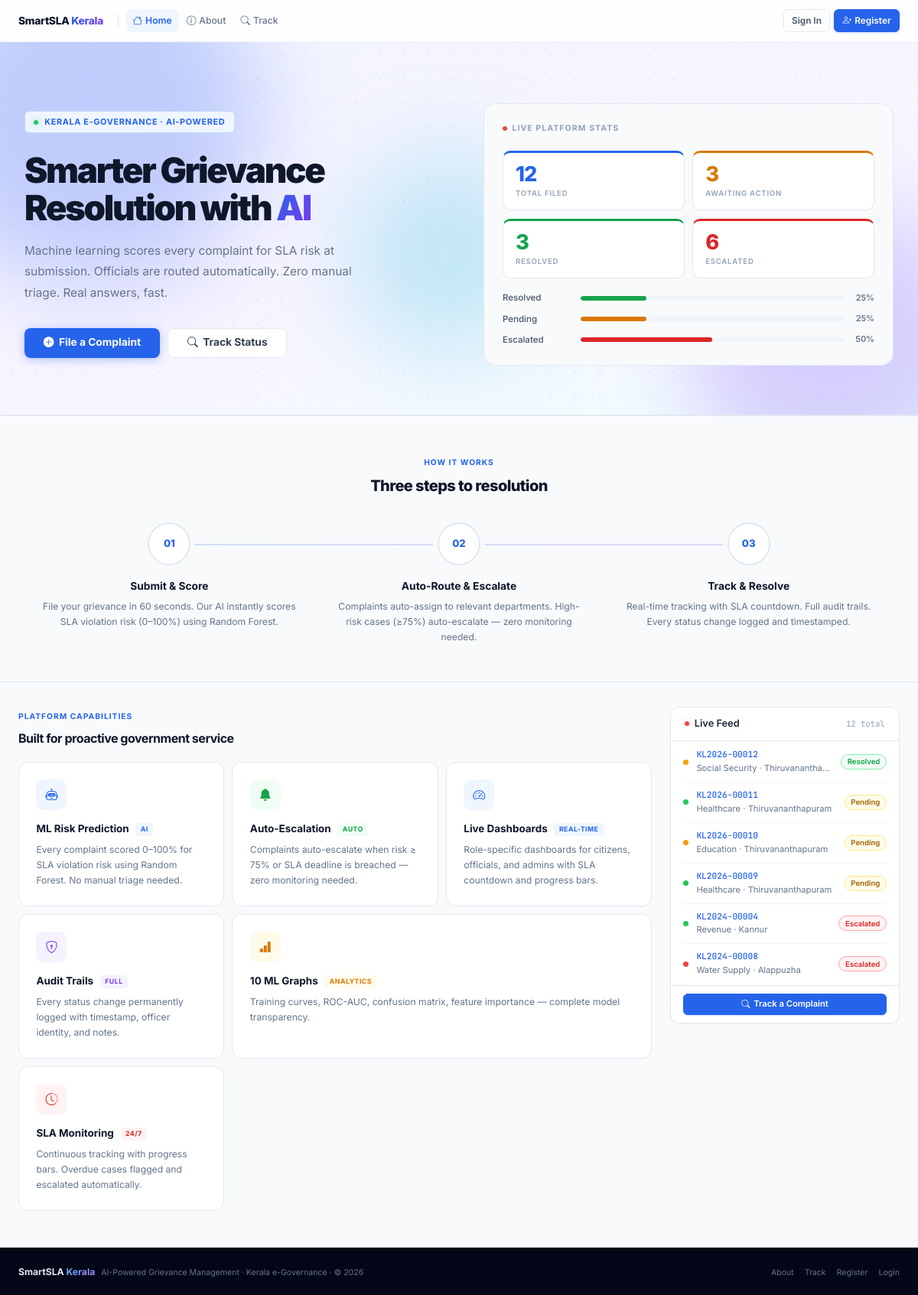
The page / on the database its author committed.
### tables this page shows
CREATE TABLE complaints (
        id INTEGER PRIMARY KEY AUTOINCREMENT,
        complaint_id TEXT UNIQUE,
        user_id INTEGER,
        assigned_to INTEGER,
        category TEXT, department TEXT, priority TEXT,
        district TEXT, description TEXT,
        status TEXT DEFAULT 'Pending',
        sla_threshold INTEGER,
        predicted_days REAL,
        sla_risk_score REAL,
        sla_risk_label TEXT,
        submitted_at TEXT DEFAULT (datetime('now')),
        resolved_at TEXT,
        escalated INTEGER DEFAULT 0,
        escalated_at TEXT,
        resubmission INTEGER DEFAULT 0
    );

### app.py (the view)
@app.route('/')
def index():
    stats = {
        'total':   query_db('SELECT COUNT(*) FROM complaints',one=True)[0],
        'pending': query_db("SELECT COUNT(*) FROM complaints WHERE status='Pending'",one=True)[0],
        'resolved':query_db("SELECT COUNT(*) FROM complaints WHERE status IN ('Resolved','Closed')",one=True)[0],
        'escalated':query_db('SELECT COUNT(*) FROM complaints WHERE escalated=1',one=True)[0],
    }
    recent = wrap(query_db('SELECT * FROM complaints ORDER BY submitted_at DESC LIMIT 6'))
    return render_template('index.html', stats=stats, recent=recent)

### app.py (called while the page is built)
def get_db():
    db = getattr(g, '_database', None)
    if db is None:
        db = g._database = sqlite3.connect(DATABASE)
        db.row_factory = sqlite3.Row
    return db

def query_db(query, args=(), one=False):
    cur = get_db().execute(query, args)
    rv = cur.fetchall()
    return (rv[0] if rv else None) if one else rv

def _parse_dt(s):
    if not s: return None
    for fmt in ('%Y-%m-%d %H:%M:%S','%Y-%m-%dT%H:%M:%S','%Y-%m-%d %H:%M:%S.%f'):
        try: return datetime.strptime(s, fmt)
        except: pass
    return None

### templates/index.html (shortened to what this page needs)
{% extends 'base.html' %}{% block title %}SmartSLA Kerala — AI Grievance Management{% endblock %}
{% block content %}
<section class="hero">
  <div class="hero-grid-lines"></div>
  <div class="hero-orb hero-orb-1"></div>
  <div class="hero-orb hero-orb-3"></div>
  <div class="hero-wrap">
    <div class="hero-left a1">
      <div class="hero-kicker">
        <span class="hero-kicker-dot"></span>
        Kerala e-Governance · AI-Powered
      </div>
      <h1>Smarter Grievance<br>Resolution with <em>AI</em></h1>
      <p>Machine learning scores every complaint for SLA risk at submission. Officials are routed automatically. Zero manual triage. Real answers, fast.</p>
      <div class="hero-btns">
        <a href="{{ url_for('submit_complaint') if session.user_id else url_for('register') }}" class="hbtn hbtn-pri">
          <i class="bi bi-plus-circle-fill"></i> File a Complaint
        </a>
        <a href="{{ url_for('track') }}" class="hbtn hbtn-out">
          <i class="bi bi-search"></i> Track Status
        </a>
      </div>
    </div>
    <div class="hero-right a2">
      <div class="stats-panel">
        <div class="stats-panel-title">
          <span class="live-dot"></span> Live Platform Stats
        </div>
        <div class="stats-4">
          {% for val,lbl,color,topclr in [
            (stats.total,    'Total Filed',     'var(--pri)', '#2563eb'),
            (stats.pending,  'Awaiting Action', 'var(--warn)','#d97706'),
            (stats.resolved, 'Resolved',        'var(--ok)',  '#16a34a'),
            (stats.escalated,'Escalated',       'var(--err)', '#dc2626')
          ] %}
          <div class="stat-tile" style="border-top-color:{{topclr}}">
            <div class="stat-tile-val" style="color:{{color}}">
              <span data-cu="{{ val }}">{{ val }}</span>
            </div>
            <div class="stat-tile-lbl">{{ lbl }}</div>
          </div>
          {% endfor %}
        </div>
        {% set total = stats.total if stats.total > 0 else 1 %}
        <div class="stat-bar-row">
          {% for lbl, val, color in [
            ('Resolved',   stats.resolved,  '#16a34a'),
            ('Pending',    stats.pending,   '#d97706'),
            ('Escalated',  stats.escalated, '#dc2626')
          ] %}
          <div class="stat-bar-item">
            <span class="stat-bar-label">{{ lbl }}</span>
            <div class="stat-bar-track">
              <div class="stat-bar-fill" style="width:{{ [((val / total) * 100)|round, 100]|min }}%;background:{{color}}"></div>
            </div>
            <span class="stat-bar-pct">{{ [((val / total) * 100)|round, 100]|min|int }}%</span>
          </div>
          {% endfor %}
        </div>
      </div>
    </div>
  </div>
</section>
<div class="section-band">
  <div class="section-band-inner">
    <div class="section-eyebrow">
      <div class="tag">How It Works</div>
      <h2>Three steps to resolution</h2>
    </div>
    <div class="steps a3">
      {% for num,title,desc in [
        ('01','Submit & Score',        'File your grievance in 60 seconds. Our AI instantly scores SLA violation risk (0–100%) using Random Forest.'),
        ('02','Auto-Route & Escalate', 'Complaints auto-assign to relevant departments. High-risk cases (≥75%) auto-escalate — zero monitoring needed.'),
        ('03','Track & Resolve',       'Real-time tracking with SLA countdown. Full audit trails. Every status change logged and timestamped.')
      ] %}
      <div class="step">
        <div class="step-num">{{ num }}</div>
        <h4>{{ title }}</h4>
        <p>{{ desc }}</p>
      </div>
      {% endfor %}
    </div>
  </div>
</div>
<div class="page-wrap" style="padding-top:2rem;padding-bottom:3rem">
  <div class="content-layout a4">
    <div>
      <div style="margin-bottom:1.1rem">
        <div class="section-eyebrow" style="text-align:left;margin-bottom:0">
          <div class="tag">Platform Capabilities</div>
          <h2 style="font-size:1rem;font-weight:700;margin-top:.15rem">Built for proactive government service</h2>
        </div>
      </div>
      <div class="feat-grid">
        {% for icon,bg,color,afterclr,title,chip,desc,wide in cells %}
        <div class="feat-card{%if wide%} wide{%endif%}" style="--ac:{{afterclr}}">
          <div class="feat-ic" style="background:{{bg}};color:{{color}}"><i class="bi {{icon}}"></i></div>
          <h3>{{ title }}</h3>
          <span class="feat-tag" style="background:{{bg}};color:{{color}}">{{ chip }}</span>
          <p>{{ desc }}</p>
        </div>
        {% endfor %}
      </div>
    </div>
    <div class="a5">
      <div class="card">
        <div class="card-hd">
          <span class="card-ht">
            <span style="width:6px;height:6px;border-radius:50%;background:#ef4444;display:inline-block;animation:blink 1.4s infinite;box-shadow:0 0 6px rgba(239,68,68,.3)"></span>
            Live Feed
          </span>
          <span style="font-size:.66rem;color:var(--g400);font-family:var(--mono)">{{ stats.total }} total</span>
        </div>
        <div style="padding:.1rem 1rem">
          {% if recent %}{% for c in recent %}
          <div class="feed-row">
            <span class="feed-dot" style="background:{%if c.sla_risk_label=='Critical'%}#ef4444{%elif c.sla_risk_label=='High'%}#f97316{%elif c.sla_risk_label=='Medium'%}#f59e0b{%else%}#22c55e{%endif%}"></span>
            <div style="flex:1;min-width:0">
              <div style="font-family:var(--mono);font-size:.7rem;color:var(--pri);font-weight:500">
                <a href="{{ url_for('complaint_detail', complaint_id=c.complaint_id) }}" style="color:inherit;text-decoration:none" onmouseover="this.style.textDecoration='underline'" onmouseout="this.style.textDecoration='none'">{{ c.complaint_id }}</a>
              </div>
              <div style="font-size:.7rem;color:var(--g500);white-space:nowrap;overflow:hidden;text-overflow:ellipsis">{{ c.category }} · {{ c.district }}</div>
            </div>
            <span class="badge status-{{ c.status.replace(' ','') }}" style="font-size:.6rem">{{ c.status }}</span>
          </div>
          {% endfor %}{% else %}
          <div style="text-align:center;padding:1.5rem 0;color:var(--g400);font-size:.78rem">No complaints yet</div>
          {% endif %}
        </div>
        <div style="padding:.65rem 1rem;border-top:1px solid var(--bdr)">
          <a href="{{ url_for('track') }}" class="btn btn-primary btn-full btn-sm"><i class="bi bi-search"></i>Track a Complaint</a>
        </div>
    </div>
  </div>
</div>
{% endblock %}

### rows shown on the page
complaints: complaint_id "KL2026-00012", category "Social Security", district "Thiruvanantha…", status "Resolved"
complaints: complaint_id "KL2026-00011", category "Healthcare", district "Thiruvananthapuram", status "Pending"
complaints: complaint_id "KL2026-00010", category "Education", district "Thiruvananthapuram", status "Pending"
complaints: complaint_id "KL2026-00009", category "Healthcare", district "Thiruvananthapuram", status "Pending"
complaints: complaint_id "KL2024-00004", category "Revenue", district "Kannur", status "Escalated"
complaints: complaint_id "KL2024-00008", category "Water Supply", district "Alappuzha", status "Escalated"

### other values the page prints
{{ val }} "12" "3" "3" "6"
{{ lbl }} "TOTAL FILED" "AWAITING ACTION" "RESOLVED" "ESCALATED"
{{ lbl }} "Resolved" "Pending" "Escalated"
{{ [((val / total) * 100)|round, 100]|min|int }} "25" "25" "50"
{{ num }} "01" "02" "03"
{{ title }} "Submit & Score" "Auto-Route & Escalate" "Track & Resolve"
{{ desc }} "File your grievance in 60 seconds. Our AI instantly scores SLA violation risk (0–100%) using Random Forest." "Complaints auto-assign to relevant departments. High-risk cases (≥75%) auto-escalate — zero monitoring needed." "Real-time tracking with SLA countdown. Full audit trails. Every status change logged and timestamped."
{{ title }} "ML Risk Prediction" "Auto-Escalation" "Live Dashboards" "Audit Trails" "10 ML Graphs" "SLA Monitoring"
{{ chip }} "AI" "AUTO" "REAL-TIME" "FULL" "ANALYTICS" "24/7"
{{ desc }} "Every complaint scored 0–100% for SLA violation risk using Random Forest. No manual triage needed." "Complaints auto-escalate when risk ≥ 75% or SLA deadline is breached — zero monitoring needed." "Role-specific dashboards for citizens, officials, and admins with SLA countdown and progress bars." "Every status change permanently logged with timestamp, officer identity, and notes." "Training curves, ROC-AUC, confusion matrix, feature importance — complete model transparency." "Continuous tracking with progress bars. Overdue cases flagged and escalated automatically."
{{ stats.total }} "12"
